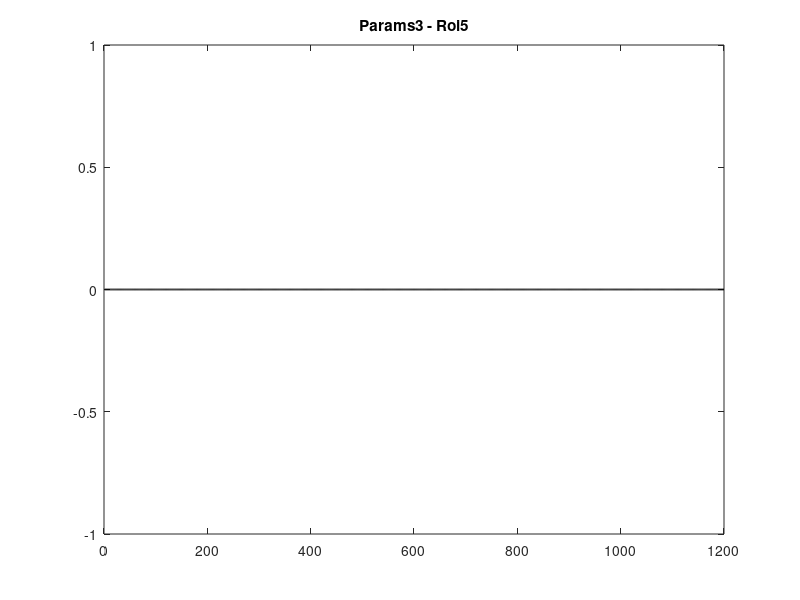

MATLAB code for this plot: (Note: this script raises an error after producing the figure.)
tmp = zeros(1200,1);
bin = zeros(1200,1);
xlidx = find(bin==1);
figure,plot(tmp, 'k','Linewidth',1.3);
title('Params3 - Roi5');
hold on, for iX = 1:numel(xlidx), xline(xlidx(iX),'r','Linewidth', 1.3); end
hold on, yline(0.2170,'k');


trc = zeros(33,1);

roi = 3; ev = 8;
figure, plot(trc, 'Linewidth',1.5);
hold on, plot(1:numel(trc), trc,'ko');
hold on, yline(eventinfo.eventdata{roi,10}(2),'k');
hold on, yline(eventinfo.eventdata{roi,10}(3),'k');
title(sprintf('Roi: %i, Event: %i', roi, ev));


xlidx = find(eventinfo.eventdata{90,1}==1);
hold on, for iX = 1:numel(xlidx), xline(xlidx(iX),'r','Linewidth', 1.3); end


figure, plot(tmpdFoF);
hold on, for iX = 1:numel(save_idx), xline(save_idx(iX),'r','Linewidth', 1.3); end
hold on, yline(mean_neg_amp*2,'k');



figure(); subplot(3,1,2), plot(a(:,1));subplot(3,1,1), plot(a(:,2));subplot(3,1,3), plot(a(:,3));
trc1=a(:,1); trc2=a(:,2);
tmpmask = trc1 > 1.5*std(trc1) & trc2 > 1.5*std(trc2);
trc_corrA = sum(trc1(tmpmask) .* trc2(tmpmask));
av1 = mean(trc1); av2 = mean(trc2);
r = sum((av1-trc1).*(av2-trc2)) / sqrt(sum((av1-trc1).^2)*sum((av2-trc2).^2));

trc1=a(:,1); trc2=a(:,3);
tmpmask = trc1 > 1.5*std(trc1) & trc2 > 1.5*std(trc2);
trc_corrA = [trc_corrA sum(trc1(tmpmask) .* trc2(tmpmask))];
av1 = mean(trc1); av2 = mean(trc2);
r = [r sum((av1-trc1).*(av2-trc2)) / sqrt(sum((av1-trc1).^2)*sum((av2-trc2).^2))];






